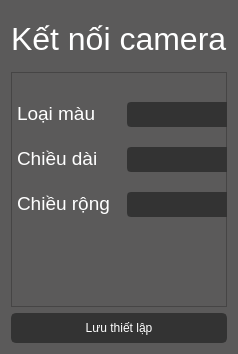
               <widget class="QWidget" name="page_device">
                <property name="styleSheet">
                 <string notr="true">background:rgb(91,90,90);</string>
                </property>
                <layout class="QVBoxLayout" name="verticalLayout_7">
                 <item>
                  <widget class="QLabel" name="lab_cloud_main">
                   <property name="minimumSize">
                    <size>
                     <width>0</width>
                     <height>55</height>
                    </size>
                   </property>
                   <property name="maximumSize">
                    <size>
                     <width>16777215</width>
                     <height>55</height>
                    </size>
                   </property>
                   <property name="font">
                    <font>
                     <family>Segoe UI</family>
                     <pointsize>24</pointsize>
                    </font>
                   </property>
                   <property name="styleSheet">
                    <string notr="true">QLabel {
	color:rgb(255,255,255);
}</string>
                   </property>
                   <property name="text">
                    <string>Kết nối camera</string>
                   </property>
                  </widget>
                 </item>
                 <item>
                  <widget class="QFrame" name="frame_3">
                   <property name="enabled">
                    <bool>true</bool>
                   </property>
                   <property name="minimumSize">
                    <size>
                     <width>0</width>
                     <height>235</height>
                    </size>
                   </property>
                   <property name="maximumSize">
                    <size>
                     <width>16777215</width>
                     <height>235</height>
                    </size>
                   </property>
                   <property name="font">
                    <font>
                     <family>Segoe UI</family>
                     <pointsize>12</pointsize>
                    </font>
                   </property>
                   <property name="frameShape">
                    <enum>QFrame::StyledPanel</enum>
                   </property>
                   <property name="frameShadow">
                    <enum>QFrame::Raised</enum>
                   </property>
                   <widget class="QLineEdit" name="bt_height_cam">
                    <property name="geometry">
                     <rect>
                      <x>116</x>
                      <y>75</y>
                      <width>500</width>
                      <height>25</height>
                     </rect>
                    </property>
                    <property name="minimumSize">
                     <size>
                      <width>500</width>
                      <height>25</height>
                     </size>
                    </property>
                    <property name="maximumSize">
                     <size>
                      <width>500</width>
                      <height>25</height>
                     </size>
                    </property>
                    <property name="font">
                     <font>
                      <family>Segoe UI</family>
                      <pointsize>12</pointsize>
                     </font>
                    </property>
                    <property name="styleSheet">
                     <string notr="true">QLineEdit {
	color:rgb(255,255,255);
	border:2px solid rgb(51,51,51);
	border-radius:4px;
	background:rgb(51,51,51);
}

QLineEdit:disabled {
	color:rgb(255,255,255);
	border:2px solid rgb(112,112,112);
	border-radius:4px;
	background:rgb(112,112,112);
}
QLineEdit::Password{}</string>
                    </property>
                   </widget>
                   <widget class="QLabel" name="label_8">
                    <property name="geometry">
                     <rect>
                      <x>6</x>
                      <y>30</y>
                      <width>100</width>
                      <height>23</height>
                     </rect>
                    </property>
                    <property name="minimumSize">
                     <size>
                      <width>100</width>
                      <height>0</height>
                     </size>
                    </property>
                    <property name="font">
                     <font>
                      <family>Segoe UI</family>
                      <pointsize>14</pointsize>
                     </font>
                    </property>
                    <property name="styleSheet">
                     <string notr="true">color:rgb(255,255,255);</string>
                    </property>
                    <property name="text">
                     <string>Loại màu</string>
                    </property>
                   </widget>
                   <widget class="QLabel" name="label_10">
                    <property name="geometry">
                     <rect>
                      <x>6</x>
                      <y>75</y>
                      <width>105</width>
                      <height>23</height>
                     </rect>
                    </property>
                    <property name="minimumSize">
                     <size>
                      <width>100</width>
                      <height>0</height>
                     </size>
                    </property>
                    <property name="font">
                     <font>
                      <family>Segoe UI</family>
                      <pointsize>14</pointsize>
                     </font>
                    </property>
                    <property name="styleSheet">
                     <string notr="true">color:rgb(255,255,255);</string>
                    </property>
                    <property name="text">
                     <string>Chiều dài</string>
                    </property>
                   </widget>
                   <widget class="QPushButton" name="bn_cam_connect">
                    <property name="geometry">
                     <rect>
                      <x>540</x>
                      <y>170</y>
                      <width>69</width>
                      <height>25</height>
                     </rect>
                    </property>
                    <property name="minimumSize">
                     <size>
                      <width>69</width>
                      <height>25</height>
                     </size>
                    </property>
                    <property name="maximumSize">
                     <size>
                      <width>69</width>
                      <height>25</height>
                     </size>
                    </property>
                    <property name="font">
                     <font>
                      <family>Segoe UI</family>
                      <pointsize>12</pointsize>
                     </font>
                    </property>
                    <property name="styleSheet">
                     <string notr="true">QPushButton {
	border: 2px solid rgb(51,51,51);
	border-radius: 5px;	
	color:rgb(255,255,255);
	background-color: rgb(51,51,51);
}
QPushButton:hover {
	border: 2px solid rgb(0,143,150);
	background-color: rgb(0,143,150);
}
QPushButton:pressed {	
	border: 2px solid rgb(0,143,150);
	background-color: rgb(51,51,51);
}

QPushButton:disabled {	
	border-radius: 5px;	
	border: 2px solid rgb(112,112,112);
	background-color: rgb(112,112,112);
}</string>
                    </property>
                    <property name="text">
                     <string>Kết Nối</string>
                    </property>
                   </widget>
                   <widget class="QLineEdit" name="bt_type_cam">
                    <property name="geometry">
                     <rect>
                      <x>116</x>
                      <y>30</y>
                      <width>500</width>
                      <height>25</height>
                     </rect>
                    </property>
                    <property name="minimumSize">
                     <size>
                      <width>500</width>
                      <height>25</height>
                     </size>
                    </property>
                    <property name="maximumSize">
                     <size>
                      <width>500</width>
                      <height>25</height>
                     </size>
                    </property>
                    <property name="font">
                     <font>
                      <family>Segoe UI</family>
                      <pointsize>12</pointsize>
                     </font>
                    </property>
                    <property name="styleSheet">
                     <string notr="true">QLineEdit {
	color:rgb(255,255,255);
	border:2px solid rgb(51,51,51);
	border-radius:4px;
	background:rgb(51,51,51);
}

QLineEdit:disabled {
	color:rgb(255,255,255);
	border:2px solid rgb(112,112,112);
	border-radius:4px;
	background:rgb(112,112,112);
}
QLineEdit::Password{}</string>
                    </property>
                   </widget>
                   <widget class="QLineEdit" name="bt_width_cam">
                    <property name="geometry">
                     <rect>
                      <x>116</x>
                      <y>120</y>
                      <width>500</width>
                      <height>25</height>
                     </rect>
                    </property>
                    <property name="minimumSize">
                     <size>
                      <width>500</width>
                      <height>25</height>
                     </size>
                    </property>
                    <property name="maximumSize">
                     <size>
                      <width>500</width>
                      <height>25</height>
                     </size>
                    </property>
                    <property name="font">
                     <font>
                      <family>Segoe UI</family>
                      <pointsize>12</pointsize>
                     </font>
                    </property>
                    <property name="styleSheet">
                     <string notr="true">QLineEdit {
	color:rgb(255,255,255);
	border:2px solid rgb(51,51,51);
	border-radius:4px;
	background:rgb(51,51,51);
}

QLineEdit:disabled {
	color:rgb(255,255,255);
	border:2px solid rgb(112,112,112);
	border-radius:4px;
	background:rgb(112,112,112);
}
QLineEdit::Password{}</string>
                    </property>
                   </widget>
                   <widget class="QLabel" name="label_36">
                    <property name="geometry">
                     <rect>
                      <x>6</x>
                      <y>120</y>
                      <width>105</width>
                      <height>23</height>
                     </rect>
                    </property>
                    <property name="minimumSize">
                     <size>
                      <width>100</width>
                      <height>0</height>
                     </size>
                    </property>
                    <property name="font">
                     <font>
                      <family>Segoe UI</family>
                      <pointsize>14</pointsize>
                     </font>
                    </property>
                    <property name="styleSheet">
                     <string notr="true">color:rgb(255,255,255);</string>
                    </property>
                    <property name="text">
                     <string>Chiều rộng</string>
                    </property>
                   </widget>
                  </widget>
                 </item>
                 <item alignment="Qt::AlignBottom">
                  <widget class="QPushButton" name="bt_save_config">
                   <property name="minimumSize">
                    <size>
                     <width>0</width>
                     <height>30</height>
                    </size>
                   </property>
                   <property name="styleSheet">
                    <string notr="true">QPushButton {
	border: 2px solid rgb(51,51,51);
	border-radius: 5px;	
	color:rgb(255,255,255);
	background-color: rgb(51,51,51);
}
QPushButton:hover {
	border: 2px solid rgb(0,143,150);
	background-color: rgb(0,143,150);
}
QPushButton:pressed {	
	border: 2px solid rgb(0,143,150);
	background-color: rgb(51,51,51);
}

QPushButton:disabled {	
	border-radius: 5px;	
	border: 2px solid rgb(112,112,112);
	background-color: rgb(112,112,112);
}</string>
                   </property>
                   <property name="text">
                    <string>Lưu thiết lập</string>
                   </property>
                  </widget>
                 </item>
                </layout>
               </widget>
